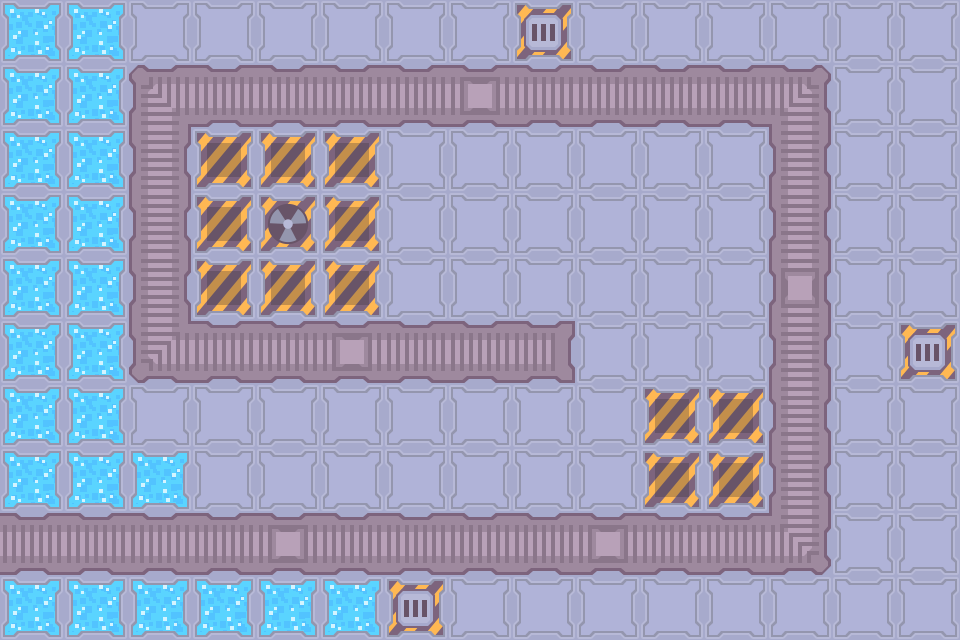

This is a level from a 2D game, rendered from its Tiled map with the project's own tilesets. A one-line summary and the complete map file follow:
An orthogonal 15x10 tile map with 64x64 px tiles, 1 tile layer (Слой тайлов 1) and 59 objects (4x bumper).

<map version="1.0" orientation="orthogonal" renderorder="right-down" width="15" height="10" tilewidth="64" tileheight="64" nextobjectid="88">
 <tileset firstgid="1" name="tilesheet" tilewidth="64" tileheight="64" tilecount="99" columns="11">
  <image source="../assets/tilesheet.png" width="704" height="576" />
 </tileset>
 <layer name="Слой тайлов 1" width="15" height="10">
  <data encoding="csv">
49,49,60,60,60,60,60,60,48,60,60,60,60,60,60,
49,49,5,39,39,39,39,38,39,39,39,39,6,60,60,
49,49,28,59,59,59,60,60,60,60,60,60,28,60,60,
49,49,28,59,50,59,60,60,60,60,60,60,28,60,60,
49,49,28,59,59,59,60,60,60,60,60,60,27,60,60,
49,49,16,39,39,38,39,39,37,60,60,60,28,60,48,
49,49,60,60,60,60,60,60,60,60,59,59,28,60,60,
49,49,49,60,60,60,60,60,60,60,59,59,28,60,60,
39,39,39,39,38,39,39,39,39,38,39,39,17,60,60,
49,49,49,49,49,49,48,60,60,60,60,60,60,60,60
</data>
 </layer>
 <objectgroup name="Слой объектов 1">
  <object id="2" type="bumper" x="844" y="514" width="34" height="59">
   <properties>
    <property name="direction" value="up" />
   </properties>
  </object>
  <object id="3" type="bumper" x="767" y="45" width="62" height="29">
   <properties>
    <property name="direction" value="left" />
   </properties>
  </object>
  <object id="4" type="bumper" x="106" y="64" width="26" height="61">
   <properties>
    <property name="direction" value="down" />
   </properties>
  </object>
  <object id="5" type="bumper" x="127" y="390" width="63" height="26">
   <properties>
    <property name="direction" value="right" />
   </properties>
  </object>
  <object id="9" gid="88" x="-16" y="577" width="64" height="64" />
  <object id="14" gid="88" x="-69" y="575" width="64" height="64" />
  <object id="15" gid="88" x="-126" y="578" width="64" height="64" />
  <object id="16" gid="88" x="-179" y="578" width="64" height="64" />
  <object id="17" gid="88" x="-233" y="578" width="64" height="64" />
  <object id="18" gid="88" x="-286" y="578" width="64" height="64" />
  <object id="20" gid="88" x="-347" y="576" width="64" height="64" />
  <object id="21" gid="88" x="-403" y="576" width="64" height="64" />
  <object id="22" gid="88" x="-464" y="576" width="64" height="64" />
  <object id="23" gid="88" x="-524" y="576" width="64" height="64" />
  <object id="24" gid="88" x="-583" y="576" width="64" height="64" />
  <object id="25" gid="88" x="-642" y="576" width="64" height="64" />
  <object id="26" gid="88" x="-1031" y="572.5" width="64" height="64" />
  <object id="27" gid="88" x="-753" y="571.5" width="64" height="64" />
  <object id="28" gid="88" x="-1087" y="572.5" width="64" height="64" />
  <object id="29" gid="88" x="-810" y="574.5" width="64" height="64" />
  <object id="30" gid="88" x="-1148" y="572.5" width="64" height="64" />
  <object id="31" gid="88" x="-970" y="574.5" width="64" height="64" />
  <object id="32" gid="88" x="-1326" y="572.5" width="64" height="64" />
  <object id="33" gid="88" x="-1208" y="572.5" width="64" height="64" />
  <object id="34" gid="88" x="-700" y="573.5" width="64" height="64" />
  <object id="35" gid="88" x="-863" y="574.5" width="64" height="64" />
  <object id="36" gid="88" x="-1267" y="572.5" width="64" height="64" />
  <object id="37" gid="88" x="-917" y="574.5" width="64" height="64" />
  <object id="38" gid="88" x="-1712" y="570.5" width="64" height="64" />
  <object id="39" gid="88" x="-1434" y="569.5" width="64" height="64" />
  <object id="40" gid="88" x="-1768" y="570.5" width="64" height="64" />
  <object id="41" gid="88" x="-1491" y="572.5" width="64" height="64" />
  <object id="42" gid="88" x="-1829" y="570.5" width="64" height="64" />
  <object id="43" gid="88" x="-1651" y="572.5" width="64" height="64" />
  <object id="44" gid="88" x="-2007" y="570.5" width="64" height="64" />
  <object id="45" gid="88" x="-1889" y="570.5" width="64" height="64" />
  <object id="46" gid="88" x="-1381" y="571.5" width="64" height="64" />
  <object id="47" gid="88" x="-1544" y="572.5" width="64" height="64" />
  <object id="48" gid="88" x="-1948" y="570.5" width="64" height="64" />
  <object id="49" gid="88" x="-1598" y="572.5" width="64" height="64" />
  <object id="50" gid="75" x="512" y="385" width="64" height="64" />
  <object id="56" gid="91" x="193" y="513" width="64" height="64" />
  <object id="57" gid="91" x="257" y="449" width="64" height="64" />
  <object id="58" gid="91" x="321" y="512" width="64" height="64" />
  <object id="59" gid="91" x="384" y="447" width="64" height="64" />
  <object id="60" gid="91" x="448" y="512" width="64" height="64" />
  <object id="61" gid="91" x="513" y="449" width="64" height="64" />
  <object id="62" gid="91" x="575" y="511" width="64" height="64" />
  <object id="63" gid="91" x="578" y="383" width="64" height="64" />
  <object id="64" gid="91" x="704" y="385" width="64" height="64" />
  <object id="65" gid="91" x="640" y="319" width="64" height="64" />
  <object id="66" gid="91" x="575" y="256" width="64" height="64" />
  <object id="67" gid="91" x="705" y="257" width="64" height="64" />
  <object id="68" gid="91" x="641" y="187" width="64" height="64" />
  <object id="69" gid="91" x="513" y="192" width="64" height="64" />
  <object id="70" gid="91" x="514" y="318" width="64" height="64" />
  <object id="71" gid="91" x="444" y="257" width="64" height="64" />
  <object id="72" gid="91" x="385" y="321" width="64" height="64" />
  <object id="73" gid="91" x="380" y="184" width="64" height="64" />
 </objectgroup>
</map>
